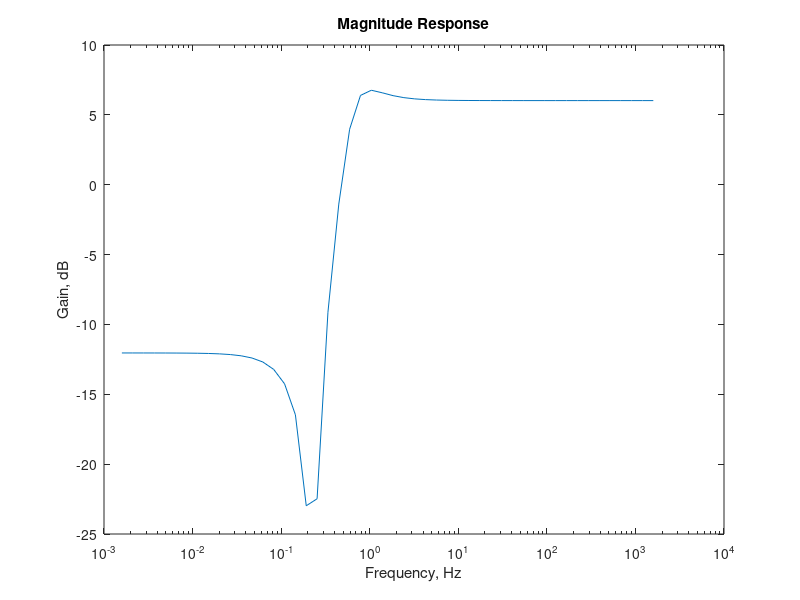

This figure's MATLAB source:
% Frequency response from transfer function
num = [2 0 4];
den = [1 4 16];
w = logspace(-2, 4);
 h = freqs(num, den, w);
 f = w/(2*pi);
 mag = 20*log10(abs(h));
 semilogx(f, mag)
 title('Magnitude Response')
 xlabel('Frequency, Hz')
 ylabel('Gain, dB')
